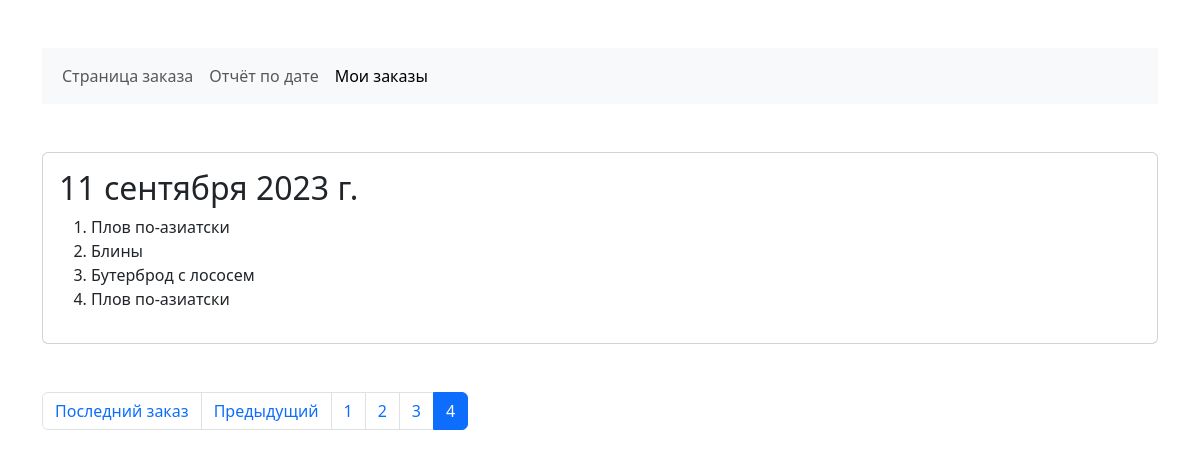
/my-orders/?page=4 (signed in), run on the app's committed database.
### app/models.py (models this page shows, shortened)
class OrderModel(models.Model):
	date = models.DateField('Дата')
	user = models.ForeignKey(User, models.CASCADE, 'orders', verbose_name='Пользователь')
	class Meta:
		ordering = ['-date']
		verbose_name = 'Заказ'
		verbose_name_plural = 'Заказы(ов)'

class OrderDishModel(models.Model):
	order = models.ForeignKey(OrderModel, models.CASCADE, 'list', verbose_name='Заказ')
	dish = models.ForeignKey(DishModel, models.CASCADE, 'list', verbose_name='Блюдо')
	class Meta:
		verbose_name = 'Меню пользователя'
		verbose_name_plural = 'Меню пользователя'

class DishModel(models.Model):
	title = models.CharField(max_length=32, verbose_name='Название')
	ingredients = models.CharField(max_length=100, verbose_name='Ингредиенты')
	price = models.FloatField(verbose_name='Цена за единицу')
	class Meta:
		verbose_name = 'Блюдо'
		verbose_name_plural = 'Блюд(о-а)'

### app/views.py (the view)
# urls.py: path('my-orders/', v.my_orders, name='my-orders'),
def my_orders(request):
	if request.user.is_authenticated:
		orders = OrderModel.objects.filter(user=request.user)
		obj_per_page = 1
		orders = Paginator(orders, obj_per_page)
		page_number = request.GET.get('page')
		orders = orders.get_page(page_number)
		data = {
			'title': 'Мои заказы',
			'orders': orders
		}
		return render(request, 'my-orders.html', data)
	return render(request, 'not_auth.html')

### templates/my-orders.html (shortened to what this page needs)
{% extends 'base.html' %}
{% block content %}
{% if orders %}
<div class="container my-5">
	<div class="card">
		<div class="card-body">
			{% for order in orders %}
			<h2>{{ order.date }}</h2>
			<ol>
				{% for o in order.list.all %}
				<li>{{ o.dish.title }}</li>
				{% endfor %}
			</ol>
			{% endfor %}
		</div>
	</div>
	{% if orders.has_other_pages %}
	<nav aria-label="Page navigation" class="my-5">
		<ul class="pagination">
			{% if orders.has_previous %}
			<li class="page-item"><a class="page-link" href="?page=1">Последний заказ</a></li>
			<li class="page-item">
				<a class="page-link" href="?page={{ orders.previous_page_number }}">
					Предыдущий
				</a>
			</li>
			{% endif %}
			{% for i in orders.paginator.page_range %}
			{% if orders.number == i %}
			<li class="page-item active">
				<span class="page-link">{{ i }}</span>
			</li>
			{% else %}
			<li class="page-item">
				<a class="page-link" href="?page={{ i }}">{{ i }}</a>
			</li>
			{% endif %}
			{% endfor %}
		</ul>
	</nav>
	{% endif %}
</div>
{% else %}
<div class="container my-5 p-5 border text-center">
	<h2>У Вас нет заказов!</h2>
</div>
{% endif %}
{% endblock %}

### data on the page
OrderModel: date "11 сентября 2023 г."
OrderDishModel: dish "Плов по-азиатски"
OrderDishModel: dish "Блины"
OrderDishModel: dish "Бутерброд с лососем"
OrderDishModel: dish "Плов по-азиатски"

### other printed values
{{ i }} "1" "2" "3"
{{ i }} "4"
